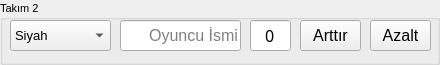
     <widget class="QGroupBox" name="teamArea_2">
      <property name="minimumSize">
       <size>
        <width>440</width>
        <height>65</height>
       </size>
      </property>
      <property name="maximumSize">
       <size>
        <width>440</width>
        <height>65</height>
       </size>
      </property>
      <property name="baseSize">
       <size>
        <width>440</width>
        <height>65</height>
       </size>
      </property>
      <property name="font">
       <font>
        <pointsize>8</pointsize>
       </font>
      </property>
      <property name="title">
       <string>Takım 2</string>
      </property>
      <property name="alignment">
       <set>Qt::AlignJustify|Qt::AlignVCenter</set>
      </property>
      <widget class="QComboBox" name="colorPicker_2">
       <property name="geometry">
        <rect>
         <x>10</x>
         <y>20</y>
         <width>101</width>
         <height>31</height>
        </rect>
       </property>
       <property name="font">
        <font>
         <pointsize>10</pointsize>
        </font>
       </property>
       <item>
        <property name="text">
         <string>Siyah</string>
        </property>
       </item>
       <item>
        <property name="text">
         <string>Gri</string>
        </property>
       </item>
       <item>
        <property name="text">
         <string>Beyaz</string>
        </property>
       </item>
       <item>
        <property name="text">
         <string>Mavi</string>
        </property>
       </item>
       <item>
        <property name="text">
         <string>Turkuaz</string>
        </property>
       </item>
       <item>
        <property name="text">
         <string>Kırmızı</string>
        </property>
       </item>
       <item>
        <property name="text">
         <string>Turuncu</string>
        </property>
       </item>
       <item>
        <property name="text">
         <string>Sarı</string>
        </property>
       </item>
       <item>
        <property name="text">
         <string>Yeşil (Açık)</string>
        </property>
       </item>
       <item>
        <property name="text">
         <string>Yeşil (Koyu)</string>
        </property>
       </item>
       <item>
        <property name="text">
         <string>Mor</string>
        </property>
       </item>
       <item>
        <property name="text">
         <string>Pembe</string>
        </property>
       </item>
       <item>
        <property name="text">
         <string>Kahverengi</string>
        </property>
       </item>
      </widget>
      <widget class="QLineEdit" name="teamScore_2">
       <property name="geometry">
        <rect>
         <x>250</x>
         <y>20</y>
         <width>41</width>
         <height>31</height>
        </rect>
       </property>
       <property name="font">
        <font>
         <family>Poppins</family>
         <pointsize>12</pointsize>
        </font>
       </property>
       <property name="text">
        <string>0</string>
       </property>
       <property name="alignment">
        <set>Qt::AlignCenter</set>
       </property>
      </widget>
      <widget class="QPushButton" name="incBt_2">
       <property name="geometry">
        <rect>
         <x>300</x>
         <y>20</y>
         <width>61</width>
         <height>31</height>
        </rect>
       </property>
       <property name="font">
        <font>
         <pointsize>12</pointsize>
        </font>
       </property>
       <property name="text">
        <string>Arttır</string>
       </property>
       <property name="iconSize">
        <size>
         <width>16</width>
         <height>16</height>
        </size>
       </property>
      </widget>
      <widget class="QPushButton" name="decBt_2">
       <property name="geometry">
        <rect>
         <x>370</x>
         <y>20</y>
         <width>61</width>
         <height>31</height>
        </rect>
       </property>
       <property name="font">
        <font>
         <pointsize>12</pointsize>
        </font>
       </property>
       <property name="text">
        <string>Azalt</string>
       </property>
       <property name="iconSize">
        <size>
         <width>16</width>
         <height>16</height>
        </size>
       </property>
      </widget>
      <widget class="QLineEdit" name="teamName_2">
       <property name="geometry">
        <rect>
         <x>120</x>
         <y>20</y>
         <width>121</width>
         <height>31</height>
        </rect>
       </property>
       <property name="font">
        <font>
         <pointsize>12</pointsize>
        </font>
       </property>
       <property name="alignment">
        <set>Qt::AlignRight|Qt::AlignTrailing|Qt::AlignVCenter</set>
       </property>
       <property name="placeholderText">
        <string>Oyuncu İsmi</string>
       </property>
      </widget>
     </widget>
